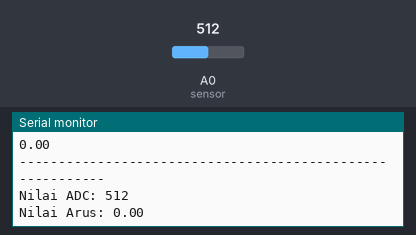
A sketch run on a simulated Arduino Uno, built with avr-gcc and run on an emulated ATmega328P. Parts: the last lines printed to the serial monitor. The test bench sets the inputs (shaded band); at power-on: A0 (sensor) = 512.

Above: at 1.2 s.
1.3 s: A0 (sensor) set to 716
At 1.96 s:
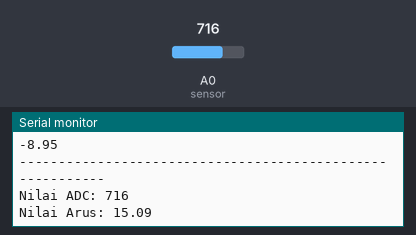
2.8 s: A0 (sensor) set to 900
At 3.63 s:
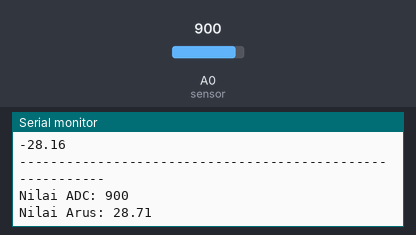
Timing chart, 0 to 5.8 s (numbered marks = the images above; inputs shaded):
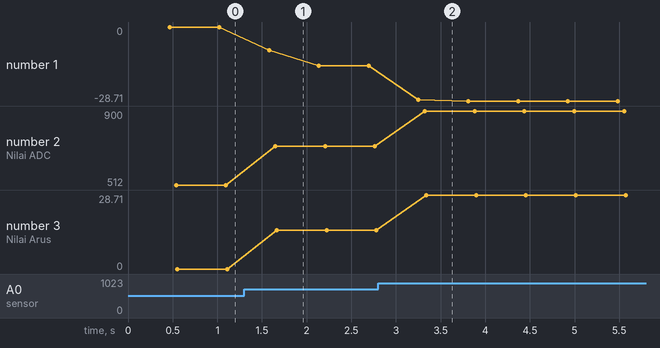

Measured:
- after the input at 1.3 s, the serial monitor: prints a new line after 0.28 s (image 1)
- after the input at 2.8 s, the serial monitor: prints a new line after 0.45 s (image 2)
- plotted number 1: 0 → -15.09 after the input at 1.3 s, -15.09 → -28.71 after the input at 2.8 s
- plotted number 2: 512 → 716 after the input at 1.3 s, 716 → 900 after the input at 2.8 s
- plotted number 3: 0 → 15.09 after the input at 1.3 s, 15.09 → 28.71 after the input at 2.8 s

The sketch:

sensor_tegangan.ino
```cpp
int sensitivitas = 66; //tegantung sensor arus yang digunakan, yang ini 25 Ampere
int teganganoffset = 2500; //nilai pembacaan offset saat tidak ada arus yang lewat
float tegangan = 00;
float nilaiarus = 00;//nilai arus sesungguhnya pada lampu
int arus = 0;

void setup() {
  Serial.begin(9600); //Start Serial Monitor to display current read value on Serial monitor
}

void loop() {
unsigned int x=0;
float AcsValue=0.0,Samples=0.0,AvgAcs=0.0,AcsValueF=0.0;

  for (int x = 0; x < 150; x++){ //Get 150 samples
  AcsValue = analogRead(A0);     //Read current sensor values
  Samples = Samples + AcsValue;  //Add samples together
  delay (3); // let ADC settle before next sample 3ms
}
AvgAcs=Samples/150.0;//Taking Average of Samples

//((AvgAcs * (5.0 / 1024.0)) is converitng the read voltage in 0-5 volts
//2.5 is offset(I assumed that arduino is working on 5v so the viout at no current comes
//out to be 2.5 which is out offset. If your arduino is working on different voltage than
//you must change the offset according to the input voltage)
//0.066v(66mV) is rise in output voltage when 1A current flows at input
AcsValueF = (2.5 - (AvgAcs * (5.0 / 1024.0)) )/0.066;

Serial.println(AcsValueF);//Print the read current on Serial monitor
Serial.println("----------------------------------------------------------");

arus = analogRead(A0);
tegangan = (arus / 1024.0) * 5000;
nilaiarus = ((tegangan - teganganoffset) / sensitivitas);
Serial.print("Nilai ADC: ");
Serial.println(arus);
Serial.print("Nilai Arus: ");
Serial.println(nilaiarus);


delay(50);
}
```
